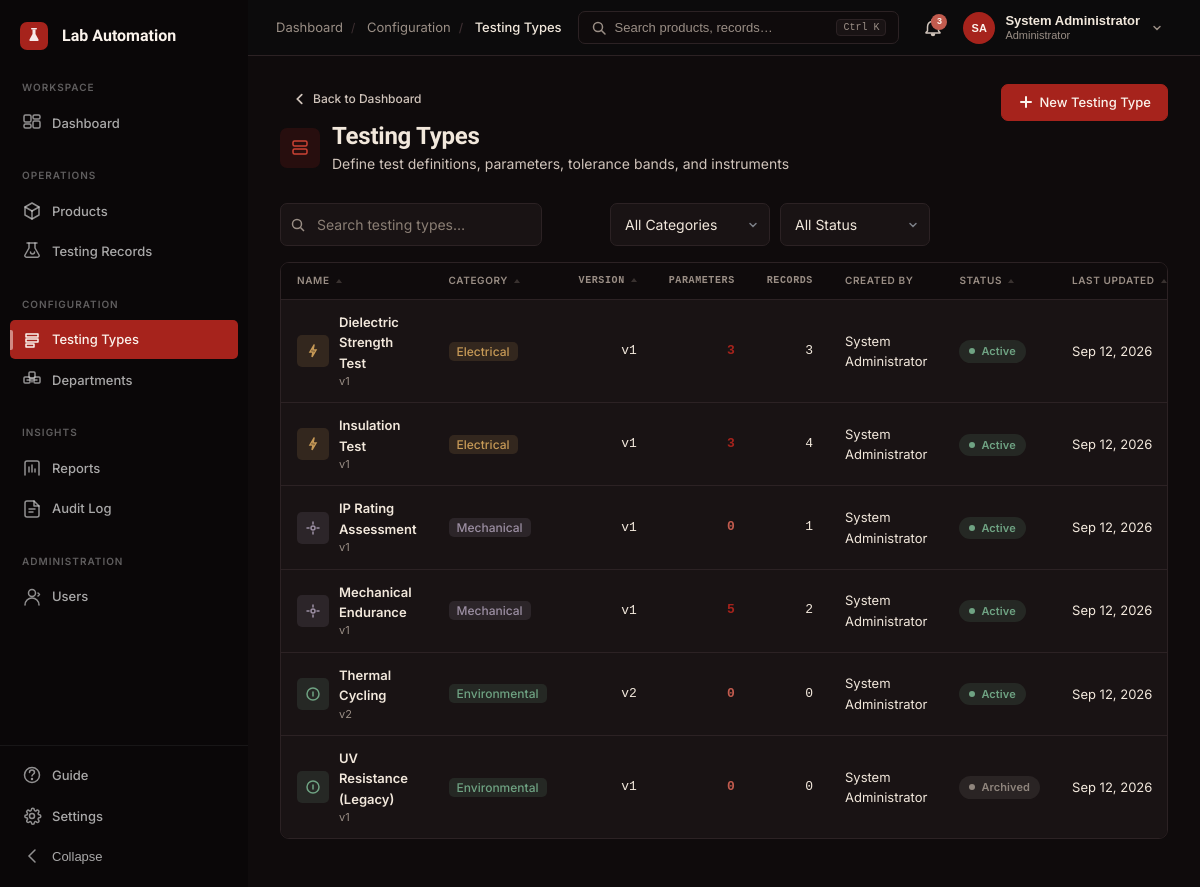
The app's page /admin/testing-types.php (signed in) with its own data.
### tables this page shows
CREATE TABLE testing_types (
    id            INT UNSIGNED AUTO_INCREMENT PRIMARY KEY,
    workspace_id  INT UNSIGNED NOT NULL,
    name          VARCHAR(150) NOT NULL,
    category      VARCHAR(100) NULL,
    description   TEXT NULL,
    version       INT UNSIGNED NOT NULL DEFAULT 1,
    status        ENUM('active','archived') NOT NULL DEFAULT 'active',
    created_by    INT UNSIGNED NULL,
    created_at    TIMESTAMP NOT NULL DEFAULT CURRENT_TIMESTAMP,
    updated_at    TIMESTAMP NOT NULL DEFAULT CURRENT_TIMESTAMP ON UPDATE CURRENT_TIMESTAMP,
    KEY idx_testing_types_workspace (workspace_id),
    KEY idx_testing_types_name_version (name, version),
    KEY idx_testing_types_status (status),
    KEY idx_testing_types_category (category),
    CONSTRAINT fk_testing_types_workspace  FOREIGN KEY (workspace_id) REFERENCES workspaces(id),
    CONSTRAINT fk_testing_types_created_by FOREIGN KEY (created_by) REFERENCES users(id) ON DELETE SET NULL
);

CREATE TABLE users (
    id                     INT UNSIGNED AUTO_INCREMENT PRIMARY KEY,
    workspace_id           INT UNSIGNED NOT NULL,
    name                   VARCHAR(120) NOT NULL,
    email                  VARCHAR(150) NOT NULL,
    email_verified         TINYINT(1) NOT NULL DEFAULT 0,
    password_hash          VARCHAR(255) NOT NULL,
    role                   ENUM('administrator','testing_engineer','lab_technician','quality_manager','auditor') NOT NULL,
    department_id          INT UNSIGNED NULL,
    avatar                 VARCHAR(500) NULL,
    status                 ENUM('active','inactive') NOT NULL DEFAULT 'active',
    invitation_status      ENUM('pending','activated') NULL DEFAULT NULL,
    failed_login_attempts  TINYINT UNSIGNED NOT NULL DEFAULT 0,
    locked_until           DATETIME NULL,
    last_login_at          DATETIME NULL,
    password_changed_at    DATETIME NULL,
    created_at             TIMESTAMP NOT NULL DEFAULT CURRENT_TIMESTAMP,
    updated_at             TIMESTAMP NOT NULL DEFAULT CURRENT_TIMESTAMP ON UPDATE CURRENT_TIMESTAMP,
    UNIQUE KEY uq_users_email (email),
    KEY idx_users_workspace (workspace_id),
    KEY idx_users_department (department_id),
    KEY idx_users_role (role),
    KEY idx_users_status (status),
    CONSTRAINT fk_users_workspace   FOREIGN KEY (workspace_id) REFERENCES workspaces(id),
    CONSTRAINT fk_users_department  FOREIGN KEY (department_id) REFERENCES departments(id) ON DELETE SET NULL
);

### includes/auth.php (called while the page is built, shortened)
<?php
function auth_role(): string
{
    return $_SESSION['user']['role'] ?? '';
}
function can(string $permission): bool
{
    $role = auth_role();
    $permissions = [
        'administrator' => [
            'manage_users', 'manage_departments', 'manage_testing_types', 'manage_settings',
            'manage_testers',
            'register_product', 'edit_product', 'delete_product', 'assign_test',
            'view_all_tests', 'review_test', 'cpri_approve',
            'view_reports', 'export_reports', 'view_audit_log',
            'view_notifications',
        ],
        'testing_engineer' => [
            'register_product', 'edit_product', 'assign_test',
            'view_all_tests', 'review_test',
            'view_reports', 'export_reports', 'view_audit_log',
            'manage_testing_types', 'view_notifications',
        ],
        'lab_technician' => [
            'perform_test', 'record_measurements', 'submit_test',
            'view_own_tests', 'view_notifications',
        ],
        'quality_manager' => [
            'cpri_approve', 'cpri_reject',
            'view_all_tests', 'view_reports', 'export_reports',
            'view_audit_log', 'view_notifications',
        ],
        'auditor' => [
            'view_all_tests', 'view_reports', 'export_reports',
            'view_audit_log', 'view_notifications',
        ],
    ];
    $rolePerms = $permissions[$role] ?? [];
    return in_array($permission, $rolePerms, true);
}

### admin/testing-types.php (the view, shortened to what this page needs)
<?php
require_once __DIR__ . '/../includes/helpers.php';
require_once __DIR__ . '/../includes/auth.php';
require_once __DIR__ . '/../includes/header.php';
$typesStmt = $pdo->prepare("
    SELECT tt.*,
           u.name AS creator_name,
           (SELECT COUNT(*) FROM testing_type_parameters ttp WHERE ttp.testing_type_id = tt.id) AS param_count,
           (SELECT COUNT(*) FROM testing_records tr WHERE tr.testing_type_id = tt.id) AS record_count
    FROM testing_types tt
    LEFT JOIN users u ON tt.created_by = u.id
    WHERE tt.workspace_id = :ws
    ORDER BY tt.status ASC, tt.name ASC
");
$typesStmt->execute(['ws' => $wsId]);
$testingTypes = $typesStmt->fetchAll();
?>
<div class="page-header">
  <div class="page-header-left">
    <a href="<?= url('dashboard/index.php') ?>" class="btn btn-ghost btn-sm" style="margin-bottom:8px;">
      <svg width="14" height="14" viewBox="0 0 16 16" fill="none" stroke="currentColor" stroke-width="2" stroke-linecap="round"><polyline points="10,3 5,8 10,13"/></svg>
      Back to Dashboard
    </a>
    <div class="d-flex align-center gap-12">
      <div style="width:40px;height:40px;border-radius:var(--radius-md);background:var(--accent-tint);display:flex;align-items:center;justify-content:center;flex-shrink:0;">
        <svg width="20" height="20" viewBox="0 0 20 20" fill="none" stroke="var(--accent-strong)" stroke-width="1.5" stroke-linecap="round"><rect x="3" y="3" width="14" height="5" rx="1.5"/><rect x="3" y="11" width="14" height="5" rx="1.5"/></svg>
      </div>
      <div>
        <h1 class="page-title">Testing Types</h1>
        <p class="page-subtitle" style="margin-top:2px;">Define test definitions, parameters, tolerance bands, and instruments</p>
      </div>
    </div>
  </div>
  <div class="page-actions">
    <?php if (can('manage_testing_types')): ?>
    <button class="btn btn-primary" onclick="openModal('addTypeModal')">
      <svg width="16" height="16" viewBox="0 0 16 16" fill="none" stroke="currentColor" stroke-width="2" stroke-linecap="round"><line x1="8" y1="3" x2="8" y2="13"/><line x1="3" y1="8" x2="13" y2="8"/></svg>
      New Testing Type
    </button>
    <?php endif; ?>
  </div>
</div>
<div class="filter-bar">
  <div class="filter-search">
    <svg width="16" height="16" viewBox="0 0 16 16" fill="none" stroke="currentColor" stroke-width="1.5"><circle cx="7" cy="7" r="4.5"/><line x1="10.5" y1="10.5" x2="14" y2="14"/></svg>
    <input type="text" class="form-control" placeholder="Search testing types…">
  </div>
  <select class="form-control" style="width:160px;">
    <option value="">All Categories</option>
  </select>
  <select class="form-control" style="width:140px;">
    <option value="">All Status</option>
  </select>
</div>
<div class="table-wrap">
  <table class="data-table">
    <thead>
      <tr>
        <th class="sortable">Name</th>
        <th class="sortable">Category</th>
        <th class="col-num sortable">Version</th>
        <th class="col-num">Parameters</th>
        <th class="col-num">Records</th>
        <th>Created By</th>
        <th class="sortable">Status</th>
        <th class="sortable">Last Updated</th>
      </tr>
    </thead>
    <tbody>
      <?php if (empty($testingTypes)): ?>
      <tr><td colspan="9" style="text-align:center;color:var(--ink-faint);padding:24px;">No testing types defined.</td></tr>
      <?php else: ?>
      <?php foreach ($testingTypes as $tt): ?>
      <tr>
        <td>
          <div style="display:flex;align-items:center;gap:10px;">
            <div style="width:32px;height:32px;border-radius:var(--radius-sm);display:flex;align-items:center;justify-content:center;flex-shrink:0;
              <?= $tt['category'] === 'Electrical' ? 'background:var(--warning-tint);color:var(--warning);' : ($tt['category'] === 'Mechanical' ? 'background:var(--info-tint);color:var(--info);' : 'background:var(--success-tint);color:var(--success);') ?>">
              <?php if ($tt['category'] === 'Electrical'): ?>
                <svg width="16" height="16" viewBox="0 0 16 16" fill="none" stroke="currentColor" stroke-width="1.5" stroke-linecap="round"><polyline points="9,2 5,9 8,9 7,14 11,7 8,7 9,2"/></svg>
              <?php elseif ($tt['category'] === 'Mechanical'): ?>
                <svg width="16" height="16" viewBox="0 0 16 16" fill="none" stroke="currentColor" stroke-width="1.5" stroke-linecap="round"><circle cx="8" cy="8" r="2"/><path d="M8 2v2M8 12v2M2 8h2M12 8h2"/></svg>
              <?php else: ?>
                <svg width="16" height="16" viewBox="0 0 16 16" fill="none" stroke="currentColor" stroke-width="1.5" stroke-linecap="round"><path d="M8 14a6 6 0 100-12 6 6 0 000 12z"/><path d="M8 6v4"/></svg>
              <?php endif; ?>
            </div>
            <div>
              <div style="font-weight:600;"><?= e($tt['name']) ?></div>
              <div class="text-faint" style="font-size:0.6875rem;">v<?= (int) $tt['version'] ?></div>
            </div>
          </div>
        </td>
        <td>
          <span style="padding:2px 8px;border-radius:var(--radius-sm);font-size:0.75rem;font-weight:500;
            <?= $tt['category'] === 'Electrical' ? 'background:var(--warning-tint);color:var(--warning);' : ($tt['category'] === 'Mechanical' ? 'background:var(--info-tint);color:var(--info);' : 'background:var(--success-tint);color:var(--success);') ?>">
            <?= e($tt['category'] ?? 'Other') ?>
          </span>
        </td>
        <td class="col-num text-mono">v<?= (int) $tt['version'] ?></td>
        <td class="col-num">
          <a href="<?= url('admin/testing-types.php?expand=' . $tt['id']) ?>" style="font-weight:600;<?= (int) $tt['param_count'] === 0 ? 'color:var(--fail);' : '' ?>">
            <?= (int) $tt['param_count'] ?>
          </a>
        </td>
        <td class="col-num"><?= (int) $tt['record_count'] ?></td>
        <td class="text-soft"><?= e($tt['creator_name'] ?? '—') ?></td>
        <td><?= status_badge($tt['status']) ?></td>
        <td class="text-soft" style="font-size:0.8125rem;"><?= format_date($tt['updated_at']) ?></td>
      </tr>
      <?php endforeach; ?>
      <?php endif; ?>
    </tbody>
  </table>
</div>
<?php require_once __DIR__ . '/../includes/footer.php'; ?>

### includes/helpers.php (shortened to what this page needs)
<?php
function e(string $value): string
{
    return htmlspecialchars($value, ENT_QUOTES | ENT_SUBSTITUTE, 'UTF-8');
}
function url(string $path = ''): string
{
    return BASE_URL . '/' . ltrim($path, '/');
}
function format_date(?string $date, string $format = 'M j, Y'): string
{
    return (new DateTimeImmutable($date))->format($format);
}
function status_badge(string $status): string
{
    $map = [
        'registered'             => ['label' => 'Registered',       'class' => 'badge-info'],
        'assigned'               => ['label' => 'Assigned',         'class' => 'badge-info'],
        'in_testing'             => ['label' => 'In Testing',       'class' => 'badge-warning'],
        'submitted_for_review'   => ['label' => 'Under Review',     'class' => 'badge-warning'],
        'passed'                 => ['label' => 'Passed',           'class' => 'badge-success'],
        'failed'                 => ['label' => 'Failed',           'class' => 'badge-fail'],
        'failed_pending_rework'  => ['label' => 'Rework',           'class' => 'badge-fail'],
        'pending_cpri_approval'  => ['label' => 'Pending CPRI',     'class' => 'badge-warning'],
        'approved'               => ['label' => 'Approved',         'class' => 'badge-success'],
        'released'               => ['label' => 'Released',         'class' => 'badge-success'],
        'on_hold'                => ['label' => 'On Hold',          'class' => 'badge-hold'],
        'rejected'               => ['label' => 'Rejected',         'class' => 'badge-fail'],
        'cancelled'              => ['label' => 'Cancelled',        'class' => 'badge-hold'],
        'active'                 => ['label' => 'Active',           'class' => 'badge-success'],
        'inactive'               => ['label' => 'Inactive',         'class' => 'badge-hold'],
        'archived'               => ['label' => 'Archived',         'class' => 'badge-hold'],
        'pass'                   => ['label' => 'Pass',             'class' => 'badge-success'],
        'fail'                   => ['label' => 'Fail',             'class' => 'badge-fail'],
    ];
    $entry = $map[$status] ?? ['label' => ucfirst(str_replace('_', ' ', $status)), 'class' => 'badge-hold'];
    return '<span class="status-badge ' . $entry['class'] . '"><span class="status-dot"></span>' . e($entry['label']) . '</span>';
}

### records on screen
testing_types: name "Dielectric Strength Test", version "1", category "Electrical", param_count "3", record_count "3", created_by.name "System Administrator", status "Active", updated_at "Sep 12, 2026"
testing_types: name "Insulation Test", version "1", category "Electrical", param_count "3", record_count "4", created_by.name "System Administrator", status "Active", updated_at "Sep 12, 2026"
testing_types: name "IP Rating Assessment", version "1", category "Mechanical", param_count "0", record_count "1", created_by.name "System Administrator", status "Active", updated_at "Sep 12, 2026"
testing_types: name "Mechanical Endurance", version "1", category "Mechanical", param_count "5", record_count "2", created_by.name "System Administrator", status "Active", updated_at "Sep 12, 2026"
testing_types: name "Thermal Cycling", version "2", category "Environmental", param_count "0", record_count "0", created_by.name "System Administrator", status "Active", updated_at "Sep 12, 2026"
testing_types: name "UV Resistance (Legacy)", version "1", category "Environmental", param_count "0", record_count "0", created_by.name "System Administrator", status "Archived", updated_at "Sep 12, 2026"

### other values on screen
$crumb['label'] "Dashboard"
$crumb['label'] "Configuration"
$crumb['label'] "Testing Types"
$notifCount "3"
$initials "SA"
$currentUser['name'] "System Administrator"
$roleBadge "Administrator"
